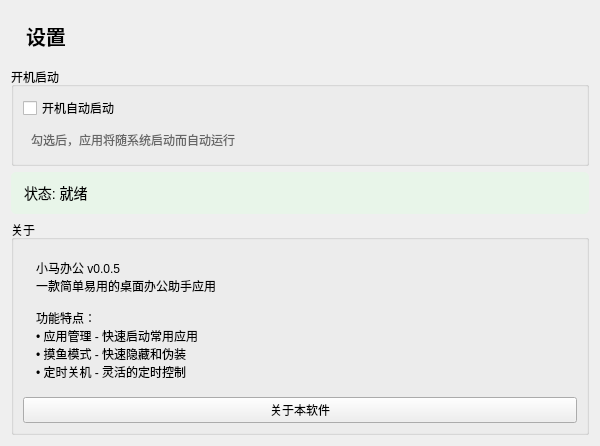
<?xml version="1.0" encoding="UTF-8"?>
<ui version="4.0">
 <class>SettingsWidget</class>
 <widget class="QWidget" name="SettingsWidget">
  <property name="geometry">
   <rect>
    <x>0</x>
    <y>0</y>
    <width>600</width>
    <height>400</height>
   </rect>
  </property>
  <property name="windowTitle">
   <string>Form</string>
  </property>
  <layout class="QVBoxLayout" name="mainLayout">
   <item>
    <widget class="QLabel" name="titleLabel">
     <property name="text">
      <string>设置</string>
     </property>
     <property name="styleSheet">
      <string notr="true">font-size: 20px; font-weight: bold; padding: 10px;</string>
     </property>
    </widget>
   </item>
   <item>
    <widget class="QGroupBox" name="startupGroup">
     <property name="title">
      <string>开机启动</string>
     </property>
     <layout class="QVBoxLayout" name="startupLayout">
      <item>
       <widget class="QCheckBox" name="autoStartCheck">
        <property name="text">
         <string>开机自动启动</string>
        </property>
       </widget>
      </item>
      <item>
       <widget class="QLabel" name="hintLabel">
        <property name="text">
         <string>勾选后，应用将随系统启动而自动运行</string>
        </property>
        <property name="styleSheet">
         <string notr="true">color: #666; padding: 5px;</string>
        </property>
       </widget>
      </item>
     </layout>
    </widget>
   </item>
   <item>
    <widget class="QLabel" name="statusLabel">
     <property name="text">
      <string>状态: 就绪</string>
     </property>
     <property name="styleSheet">
      <string notr="true">font-size: 14px; padding: 10px; background-color: #e8f5e9; border-radius: 5px;</string>
     </property>
    </widget>
   </item>
   <item>
    <spacer name="verticalSpacer">
     <property name="orientation">
      <enum>Qt::Vertical</enum>
     </property>
     <property name="sizeHint" stdset="0">
      <size>
       <width>20</width>
       <height>40</height>
      </size>
     </property>
    </spacer>
   </item>
   <item>
    <widget class="QGroupBox" name="aboutGroup">
     <property name="title">
      <string>关于</string>
     </property>
     <layout class="QVBoxLayout" name="aboutLayout">
      <item>
       <widget class="QLabel" name="aboutLabel">
        <property name="text">
         <string>小马办公 v0.0.5
一款简单易用的桌面办公助手应用

功能特点：
• 应用管理 - 快速启动常用应用
• 摸鱼模式 - 快速隐藏和伪装
• 定时关机 - 灵活的定时控制</string>
        </property>
        <property name="wordWrap">
         <bool>true</bool>
        </property>
        <property name="styleSheet">
         <string notr="true">padding: 10px;</string>
        </property>
       </widget>
      </item>
      <item>
       <widget class="QPushButton" name="aboutButton">
        <property name="text">
         <string>关于本软件</string>
        </property>
       </widget>
      </item>
     </layout>
    </widget>
   </item>
  </layout>
 </widget>
 <resources/>
 <connections/>
</ui>
